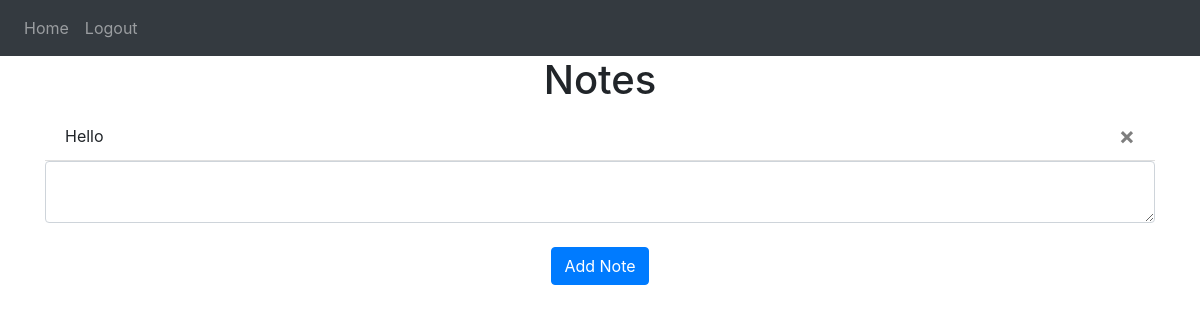
Page / (signed in) on the earlier database version.
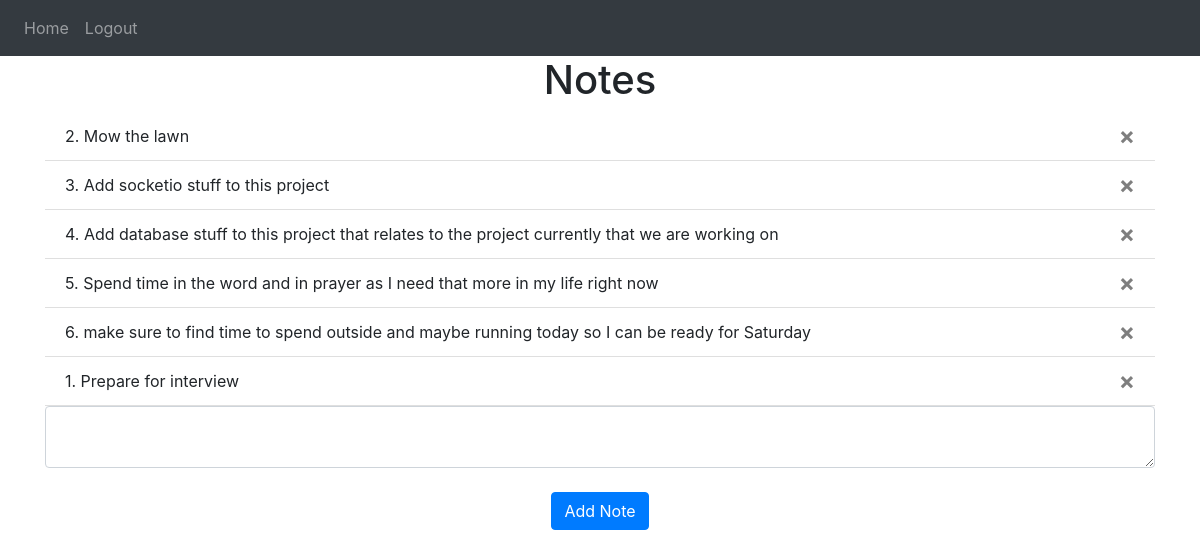
Same page on the later database version.
### website/models.py (models this page shows)
class Note(db.Model):
    id = db.Column(db.Integer,primary_key=True)
    data = db.Column(db.String(10000))
    date = db.Column(db.DateTime(timezone = True),default=func.now)
    user_id = db.Column(db.Integer, db.ForeignKey('user.id'))

### website/views.py (the view, shortened to what this page needs)
@views.route('/',methods=['GET', 'POST'])
@login_required
def home():
    return render_template('home.html', user=current_user)

### website/__init__.py (called while the page is built)
def create_app():
    app = Flask(__name__)
    app.config['SECRET_KEY'] = 'mySecretKey'
    app.config['SQLALCHEMY_DATABASE_URI'] = f'sqlite:///{DB_NAME}'
    app.config['SQLALCHEMY_TRACK_MODIFICATIONS'] = False
    db.init_app(app)
    from .views import views
    from .auth import auth
    app.register_blueprint(views, url_prefix='/')
    app.register_blueprint(auth, url_prefix='/')
    from .models import User,Note
    create_database(app)
    login_manager = LoginManager()
    login_manager.login_view = 'auth.login'
    login_manager.init_app(app)
    @login_manager.user_loader
    def load_user(id):
        return User.query.get(int(id))
    return app

### website/templates/home.html
{% extends "base.html" %} {% block title %}Home{% endblock %} {% block content
    %}
    <h1 align="center">Notes</h1>
    <ul class="list-group list-group-flush" id="notes">
      {% for note in user.notes %}
      <li class="list-group-item">
        {{ note.data }}
        <button type="button" class="close" onClick="deleteNote('{{note.id}}')">
          <span aria-hidden="true">&times;</span>
        </button>
      </li>
      {% endfor %}
    </ul>
    <form method="POST">
      <textarea name="note" id="note" class="form-control"></textarea>
      <br />
      <div align="center">
        <button type="submit" class="btn btn-primary">Add Note</button>
      </div>
    </form>
    {% endblock %}

### website/templates/base.html (shortened to what this page needs)
<!DOCTYPE html>
<html lang="en">
<head>
    <link
      rel="stylesheet"
      href="https://stackpath.bootstrapcdn.com/bootstrap/4.4.1/css/bootstrap.min.css"
    />
    <link
      rel="stylesheet"
      href="https://stackpath.bootstrapcdn.com/font-awesome/4.7.0/css/font-awesome.min.css"
    />
</head>
<body>
    <nav class="navbar navbar-expand-lg navbar-dark bg-dark">
        <div class="collapse navbar-collapse" id="navbar">
          <div class="navbar-nav">
            {%if user.is_authenticated%}
            <a class="nav-item nav-link" id="home" href="/">Home</a>
            <a class="nav-item nav-link" id="logout" href="/logout">Logout</a>
            {%else%}
            <a class="nav-item nav-link" id="login" href="/login">Login</a>
            <a class="nav-item nav-link" id="signUp" href="/signup">Sign Up</a>
            {%endif%}
          </div>
        </div>
      </nav>
      <div class="container">{% block content %} {% endblock %}</div>
</body>
</html>

Differences in the rows shown:
removed Note: data "Hello"
added Note: data "2. Mow the lawn"
added Note: data "3. Add socketio stuff to this project"
added Note: data "4. Add database stuff to this project that relates to the project currently that we are working on"
added Note: data "5. Spend time in the word and in prayer as I need that more in my life right now"
added Note: data "6. make sure to find time to spend outside and maybe running today so I can be ready for Saturday"
added Note: data "1. Prepare for interview"
